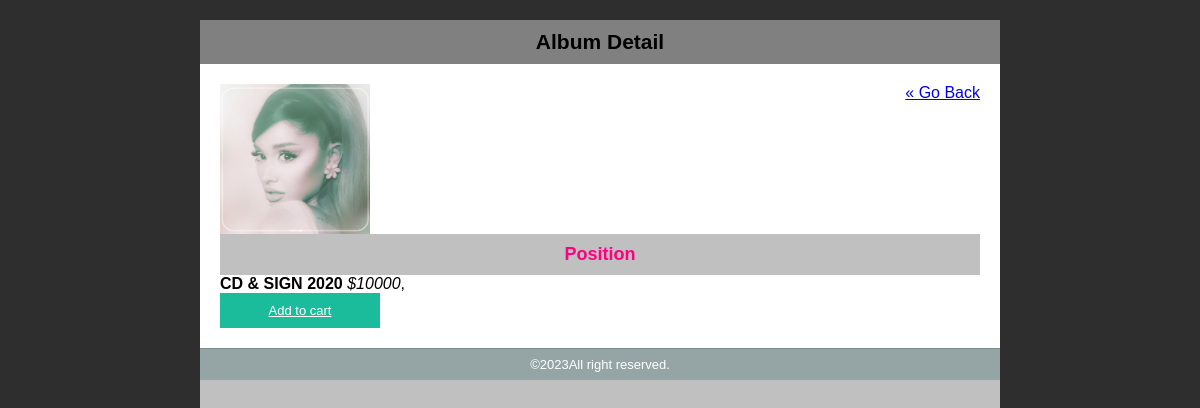
Page /albumstore/admin/album-detail.php?id=4 on the committed database.
### tables this page shows
CREATE TABLE IF NOT EXISTS `album` (
  `id` int(11) NOT NULL AUTO_INCREMENT,
  `version` varchar(255) NOT NULL,
  `price` int(11) NOT NULL,
  `releasedate` int(11) NOT NULL,
  `information` varchar(255) NOT NULL,
  `artistid` int(11) NOT NULL,
  `cover` varchar(255) NOT NULL,
  `created_date` datetime NOT NULL,
  `modified_date` datetime NOT NULL,
  PRIMARY KEY (`id`),
  KEY `artistid` (`artistid`)
);

### albumstore/admin/album-detail.php (the view, shortened to what this page needs)
<html>
<head>
<link rel="stylesheet" href="css/style.css">
</head>
<body>
<h1>Album Detail</h1>
<?php
include ("confs/Connection.php");
$id=$_GET['id'];
$phone=$conn->query("SELECT * FROM album WHERE id=$id");
$row=$phone->fetch(PDO::FETCH_ASSOC);
?>
<div class="detail">
<a href="index.php" class="back">&laquo; Go Back</a>
<img src="covers/<?php echo $row['cover']?>"height="150">
<h2><?php echo $row['version']?></h2>
<b><?php echo $row['information']?></b>
<b><?php echo $row['releasedate']?></b>
<i>$<?php echo $row['price']?></i>,
<a href="add-to-cart.php?id=<?php echo $id ?>" class="add-to-cart">Add to cart</a>
</div>
<div class="footer">
&copy;<?php echo date("Y")?>All right reserved.
</div>
</body>
</html>

### albumstore/admin/css/style.css (style rules this page uses)
html { background: #2e2e2e; }
body { font-family: Arial, Helvetica, sans-serif; width: 800px; background: #c0c0c0 ; border: 4px solid # #400040 ; margin: 20px auto; }
h1 { padding: 10px; font-size: 21px; background: #808080; margin: 0; color: #000000; text-align: center; }
h2 { padding: 10px; font-size: 18px; background: #c0c0c0; margin: 0; color: #ff0080; text-align: center; }
a.add-to-cart { font-size: 13px; display: block; background: #1ABC9C; color: #fff; padding: 0px 0; margin: 5px 0px; }
.footer { clear: both; background: #95A5A6; color: #fff; font-size: 13px; padding: 8px; text-align: center; border-top: 1px solid #7F8C8D; }
.detail { padding: 20px; background: #fff; }
.detail .back { float: right; }
.detail a.add-to-cart { margin: 0; width: 160px; text-align: center; padding: 10px 0; }

### rows in the picture
album: cover (picture), version "Position", information "CD & SIGN", releasedate "2020", price "10000"
